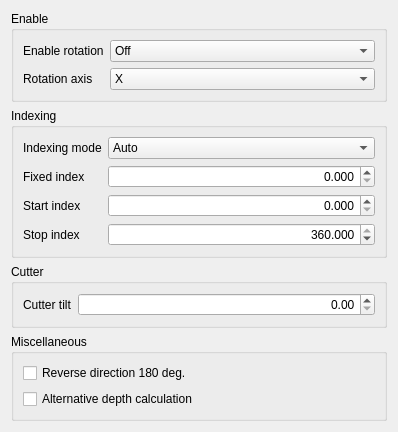
<?xml version="1.0" encoding="UTF-8"?>
<ui version="4.0">
 <class>Form</class>
 <widget class="QWidget" name="Form">
  <property name="geometry">
   <rect>
    <x>0</x>
    <y>0</y>
    <width>398</width>
    <height>384</height>
   </rect>
  </property>
  <property name="windowTitle">
   <string>Form</string>
  </property>
  <layout class="QGridLayout" name="gridLayout">
   <item row="0" column="0" colspan="2">
    <widget class="QGroupBox" name="Enable">
     <property name="font">
      <font>
       <weight>50</weight>
       <bold>false</bold>
      </font>
     </property>
     <property name="title">
      <string>Enable</string>
     </property>
     <layout class="QFormLayout" name="formLayout_4">
      <item row="0" column="0">
       <widget class="QLabel" name="enableRotationLabel">
        <property name="text">
         <string>Enable rotation</string>
        </property>
       </widget>
      </item>
      <item row="0" column="1">
       <widget class="QComboBox" name="enableRotation">
        <property name="toolTip">
         <string>&lt;html&gt;&lt;head/&gt;&lt;body&gt;&lt;p&gt;Enable 4th-axis for operation. Select the axis, or combination, you wish to enable.&lt;/p&gt;&lt;/body&gt;&lt;/html&gt;</string>
        </property>
        <property name="currentIndex">
         <number>0</number>
        </property>
        <item>
         <property name="text">
          <string>Off</string>
         </property>
        </item>
        <item>
         <property name="text">
          <string>A(x)</string>
         </property>
        </item>
        <item>
         <property name="text">
          <string>B(y)</string>
         </property>
        </item>
        <item>
         <property name="text">
          <string>A &amp; B</string>
         </property>
        </item>
       </widget>
      </item>
      <item row="1" column="1">
       <widget class="QComboBox" name="rotationAxis">
        <property name="maxCount">
         <number>10</number>
        </property>
        <item>
         <property name="text">
          <string>X</string>
         </property>
        </item>
        <item>
         <property name="text">
          <string>Y</string>
         </property>
        </item>
       </widget>
      </item>
      <item row="1" column="0">
       <widget class="QLabel" name="rotationAxisLabel">
        <property name="text">
         <string>Rotation axis</string>
        </property>
       </widget>
      </item>
     </layout>
    </widget>
   </item>
   <item row="2" column="0" colspan="2">
    <widget class="QGroupBox" name="Cutter">
     <property name="title">
      <string>Cutter</string>
     </property>
     <layout class="QFormLayout" name="formLayout_3">
      <item row="0" column="0">
       <widget class="QLabel" name="cutterTiltLabel">
        <property name="text">
         <string>Cutter tilt</string>
        </property>
       </widget>
      </item>
      <item row="0" column="1">
       <widget class="QDoubleSpinBox" name="cutterTilt">
        <property name="alignment">
         <set>Qt::AlignRight|Qt::AlignTrailing|Qt::AlignVCenter</set>
        </property>
       </widget>
      </item>
     </layout>
    </widget>
   </item>
   <item row="1" column="0" colspan="2">
    <widget class="QGroupBox" name="Indexing">
     <property name="title">
      <string>Indexing</string>
     </property>
     <layout class="QFormLayout" name="formLayout">
      <item row="0" column="0">
       <widget class="QLabel" name="indexingModeLabel">
        <property name="text">
         <string>Indexing mode</string>
        </property>
       </widget>
      </item>
      <item row="0" column="1">
       <widget class="QComboBox" name="indexingMode">
        <property name="toolTip">
         <string>&lt;html&gt;&lt;head/&gt;&lt;body&gt;&lt;p&gt;Select the indexing mode for the current operation.&lt;/p&gt;&lt;p&gt;Auto: best index angle will be determined from face(s) selected.&lt;/p&gt;&lt;p&gt;Fixed: index angle for rotation is set by the user.&lt;/p&gt;&lt;/body&gt;&lt;/html&gt;</string>
        </property>
        <property name="editable">
         <bool>false</bool>
        </property>
        <property name="currentText">
         <string>Auto</string>
        </property>
        <property name="currentIndex">
         <number>0</number>
        </property>
        <property name="maxVisibleItems">
         <number>5</number>
        </property>
        <property name="maxCount">
         <number>10</number>
        </property>
        <item>
         <property name="text">
          <string>Auto</string>
         </property>
        </item>
        <item>
         <property name="text">
          <string>Fixed</string>
         </property>
        </item>
       </widget>
      </item>
      <item row="3" column="0">
       <widget class="QLabel" name="startIndexLabel">
        <property name="text">
         <string>Start index</string>
        </property>
       </widget>
      </item>
      <item row="3" column="1">
       <widget class="QDoubleSpinBox" name="startIndex">
        <property name="alignment">
         <set>Qt::AlignRight|Qt::AlignTrailing|Qt::AlignVCenter</set>
        </property>
        <property name="decimals">
         <number>3</number>
        </property>
        <property name="maximum">
         <double>360.000000000000000</double>
        </property>
       </widget>
      </item>
      <item row="4" column="1">
       <widget class="QDoubleSpinBox" name="stopIndex">
        <property name="alignment">
         <set>Qt::AlignRight|Qt::AlignTrailing|Qt::AlignVCenter</set>
        </property>
        <property name="decimals">
         <number>3</number>
        </property>
        <property name="maximum">
         <double>360.000000000000000</double>
        </property>
        <property name="value">
         <double>360.000000000000000</double>
        </property>
       </widget>
      </item>
      <item row="4" column="0">
       <widget class="QLabel" name="stopIndexLabel">
        <property name="text">
         <string>Stop index</string>
        </property>
       </widget>
      </item>
      <item row="2" column="1">
       <widget class="QDoubleSpinBox" name="fixedIndex">
        <property name="toolTip">
         <string>&lt;html&gt;&lt;head/&gt;&lt;body&gt;&lt;p&gt;Set the angle, in degrees, at which the model will be fixed for the current operation. [0-360]&lt;/p&gt;&lt;/body&gt;&lt;/html&gt;</string>
        </property>
        <property name="alignment">
         <set>Qt::AlignRight|Qt::AlignTrailing|Qt::AlignVCenter</set>
        </property>
        <property name="decimals">
         <number>3</number>
        </property>
        <property name="maximum">
         <double>360.000000000000000</double>
        </property>
        <property name="singleStep">
         <double>1.000000000000000</double>
        </property>
       </widget>
      </item>
      <item row="2" column="0">
       <widget class="QLabel" name="fixedIndexLabel">
        <property name="text">
         <string>Fixed index</string>
        </property>
       </widget>
      </item>
     </layout>
    </widget>
   </item>
   <item row="5" column="0" colspan="2">
    <spacer name="verticalSpacer">
     <property name="orientation">
      <enum>Qt::Vertical</enum>
     </property>
     <property name="sizeHint" stdset="0">
      <size>
       <width>20</width>
       <height>40</height>
      </size>
     </property>
    </spacer>
   </item>
   <item row="3" column="0" colspan="2">
    <widget class="QGroupBox" name="Miscellaneous">
     <property name="title">
      <string>Miscellaneous</string>
     </property>
     <layout class="QVBoxLayout" name="verticalLayout">
      <item>
       <widget class="QCheckBox" name="reverseDirection">
        <property name="toolTip">
         <string>&lt;html&gt;&lt;head/&gt;&lt;body&gt;&lt;p&gt;Reverse the direction of the pocket.&lt;/p&gt;&lt;p&gt;In some cases, the path suggested will be offset by 180 degrees. Use this setting to rotate the path 180 degrees for correction.&lt;/p&gt;&lt;/body&gt;&lt;/html&gt;</string>
        </property>
        <property name="text">
         <string>Reverse direction 180 deg.</string>
        </property>
       </widget>
      </item>
      <item>
       <widget class="QCheckBox" name="altDepthCalc">
        <property name="toolTip">
         <string>&lt;html&gt;&lt;head/&gt;&lt;body&gt;&lt;p&gt;In some cases, the bottom of the pocket is not correctly identified. Use this setting to attempt to correct the problem.&lt;/p&gt;&lt;/body&gt;&lt;/html&gt;</string>
        </property>
        <property name="text">
         <string>Alternative depth calculation</string>
        </property>
       </widget>
      </item>
     </layout>
    </widget>
   </item>
  </layout>
 </widget>
 <resources>
  <include location="../Path.qrc"/>
 </resources>
 <connections/>
</ui>
